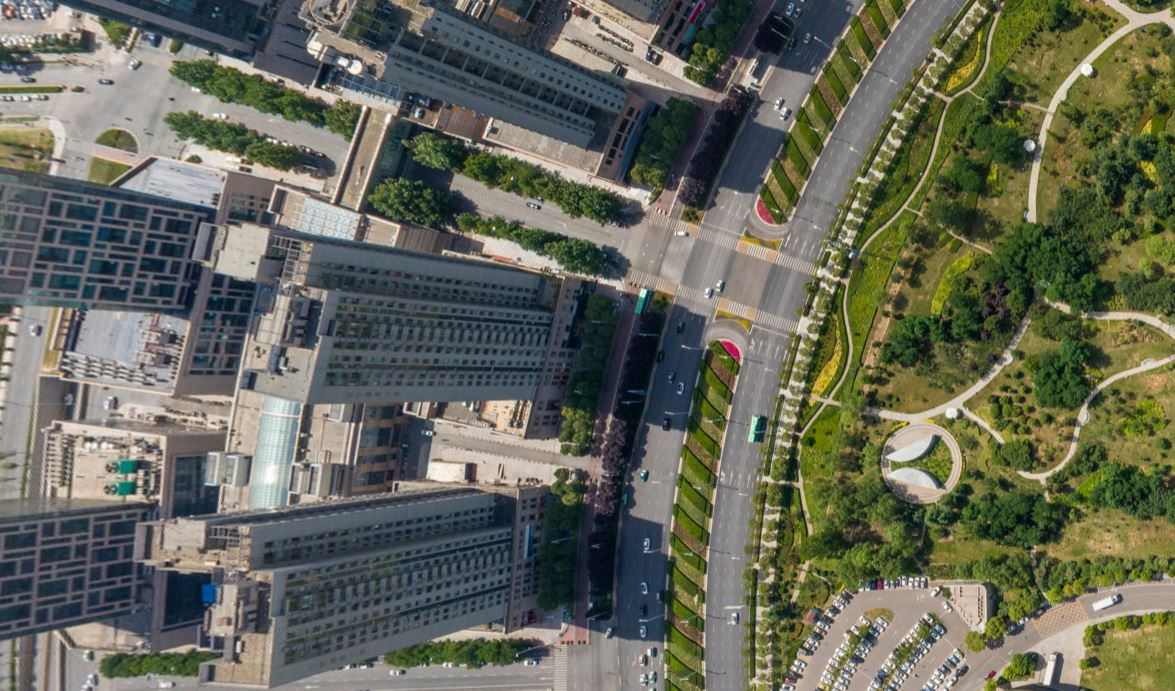
#> input picture cv_courses/sr-sift/data/44-l.JPG, 1175 x 691 px
$ python draw_match.py
#> lines starting #> are read from the running program, lines starting #| are printed output that depends on the picture; after the words box and inside, x2 and y2 are one past the last pixel; in counts of white or black regions, pixels touching at a corner belong together
from typing import List, Optional

import cv2
import numpy as np


def draw_match_up_down(
    query_image: np.ndarray,
    query_kpts: List[cv2.KeyPoint],
    ref_image: np.ndarray,
    ref_kpts: List[cv2.KeyPoint],
    matches: List[cv2.DMatch],
    matchesMask: Optional[List[bool]] = None,
    seed: int = 2022,
):
    if len(query_image.shape) == 2 or query_image.shape[2] == 1:
        query_image = cv2.cvtColor(query_image, cv2.COLOR_GRAY2BGR)
    if len(ref_image.shape) == 2 or ref_image.shape[2] == 1:
        ref_image = cv2.cvtColor(ref_image, cv2.COLOR_GRAY2BGR)

    query_height, query_width = query_image.shape[:2]
    ref_height, ref_width = ref_image.shape[:2]
    output_shape = (query_height + ref_height, max(query_width, ref_width), 3)
    output = np.zeros(output_shape, dtype=np.uint8)
    output[:query_height, :query_width] = query_image
    output[query_height:, :ref_width] = ref_image

    def _draw_match(query_kpt, ref_kpt, color):
        DRAW_MULTIPLIER = 2
        cv2.circle(
            output,
            center=tuple([int(e) for e in query_kpt.pt]),
            radius=int(query_kpt.size / 2) * DRAW_MULTIPLIER,
            color=color,
            thickness=1,
            lineType=cv2.LINE_AA,
        )
        cv2.circle(
            output,
            center=(int(ref_kpt.pt[0]), int(ref_kpt.pt[1] + query_height)),
            radius=int(ref_kpt.size / 2) * DRAW_MULTIPLIER,
            color=color,
            thickness=1,
            lineType=cv2.LINE_AA,
        )
        cv2.line(
            output,
            tuple([int(e) for e in query_kpt.pt]),
            (int(ref_kpt.pt[0]), int(ref_kpt.pt[1] + query_height)),
            color=color,
            thickness=1,
        )

    np.random.seed(2022)
    for i, cur_match in enumerate(matches):
        if matchesMask is not None and not matchesMask[i]:
            continue
        color = tuple(map(int, np.random.choice(range(256), size=3)))
        _draw_match(query_kpts[cur_match.queryIdx], ref_kpts[cur_match.trainIdx], color)

    return output


def main():
    image1_path = "data/44-l.JPG"
    image2_path = "data/44-r.JPG"
    image1 = cv2.imread(image1_path)
#> image1 is the input picture: shape (691, 1175, 3); mean B, G, R 88.8, 103.6, 101.1
    image2 = cv2.imread(image2_path)
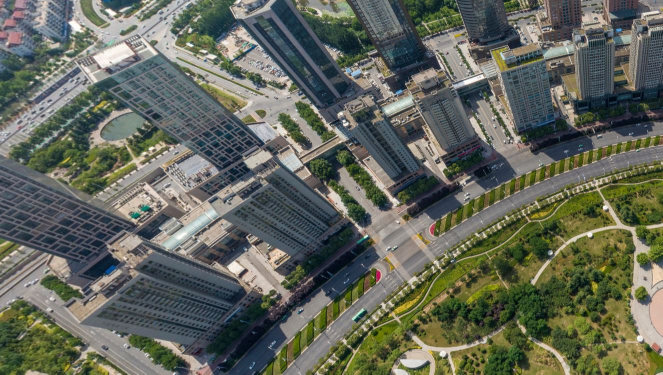
#> input picture cv_courses/sr-sift/data/44-r.JPG, 1325 x 749 px (shown at 1/2 size)
#> image2 is the input picture: shape (749, 1325, 3); mean B, G, R 91.1, 102.9, 98.9

    detector = cv2.SIFT_create()
    query_kpts, query_descs = detector.detectAndCompute(image1, None)
#> query_kpts = 13218 keypoints; strongest (x, y, size): (850, 255, 2.7), (323, 87, 2.2), (356, 68, 8.2), (643, 293, 5.2)
    ref_kpts, ref_descs = detector.detectAndCompute(image2, None)
#> ref_kpts = 17139 keypoints; strongest (x, y, size): (688, 242, 3.6), (380, 60, 5.2), (376, 148, 3.2), (731, 473, 4.5)
    matcher = cv2.BFMatcher(cv2.NORM_L2, crossCheck=True)
    matches = matcher.match(query_descs, ref_descs)
#> matches = 5553 matches
    matches = sorted(matches, key=lambda x: x.distance)

    output = draw_match_up_down(image1, query_kpts, image2, ref_kpts, matches[:100])
#> in draw_match_up_down, `output[:query_height, :query_width] = query_image`:
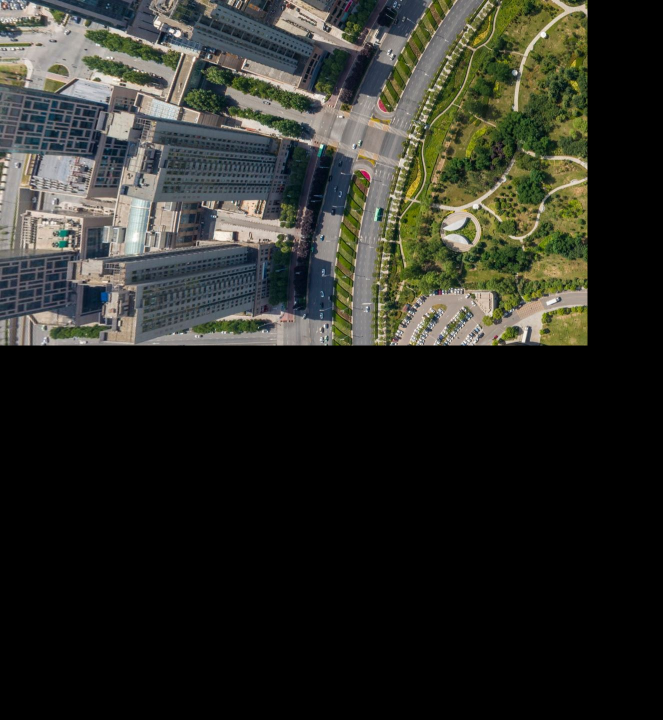
#> output: shape (1440, 1325, 3) (shown at 1/2 size); mean B, G, R 37.8, 44.1, 43
#> in draw_match_up_down, `output[query_height:, :ref_width] = ref_image`:
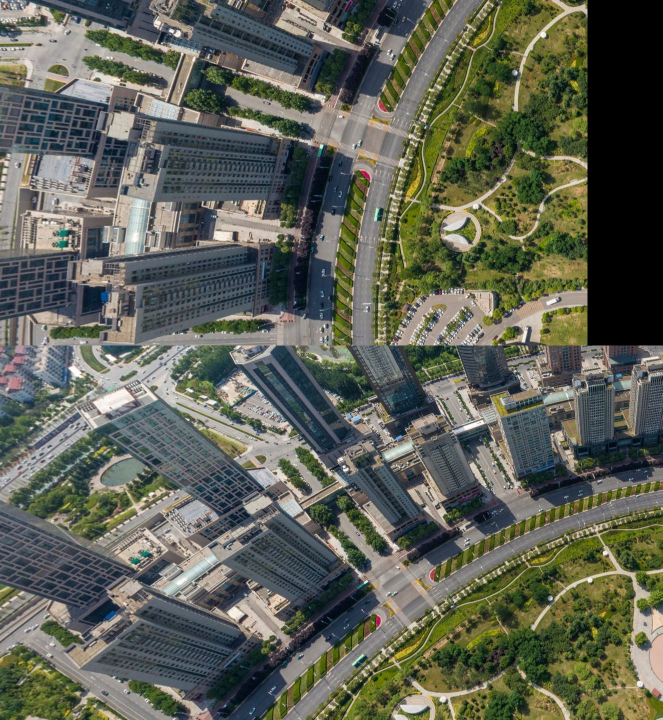
#> output: shape (1440, 1325, 3) (shown at 1/2 size); mean B, G, R 85.2, 97.6, 94.5
#> the loop in draw_match_up_down, `for i, cur_match in enumerate(matches):` made 100 passes
#> color on passes 1 to 12: (125, 220, 173), (112, 177, 241), (240, 183, 88), (18, 24, 144), (53, 41, 33), (27, 11, 147), (126, 94, 232), (203, 48, 147), (166, 72, 142), (93, 16, 250), (218, 139, 222), (97, 130, 208)
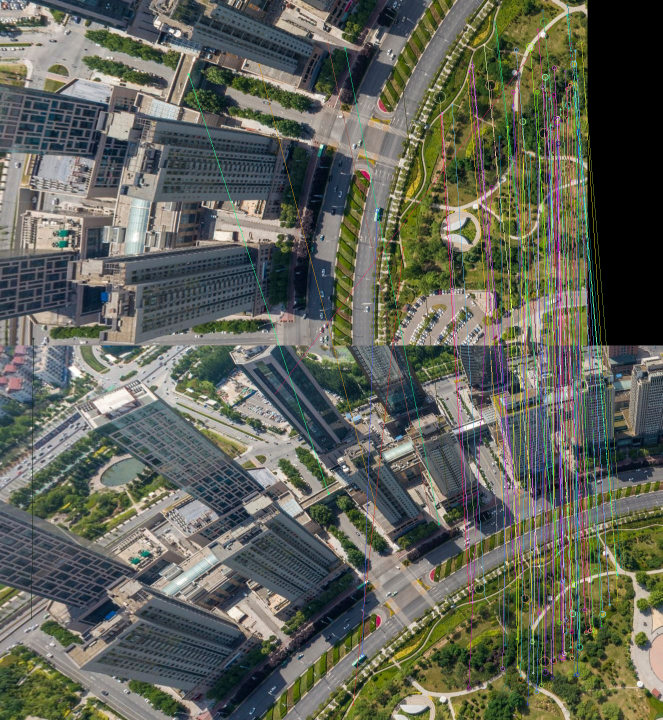
#> output: shape (1440, 1325, 3) (shown at 1/2 size); 4.87% of pixels changed, all inside (x1, y1, x2, y2) = (63, 8, 1255, 1413)
    cv2.imwrite("output.jpg", output)


if __name__ == "__main__":
    main()
